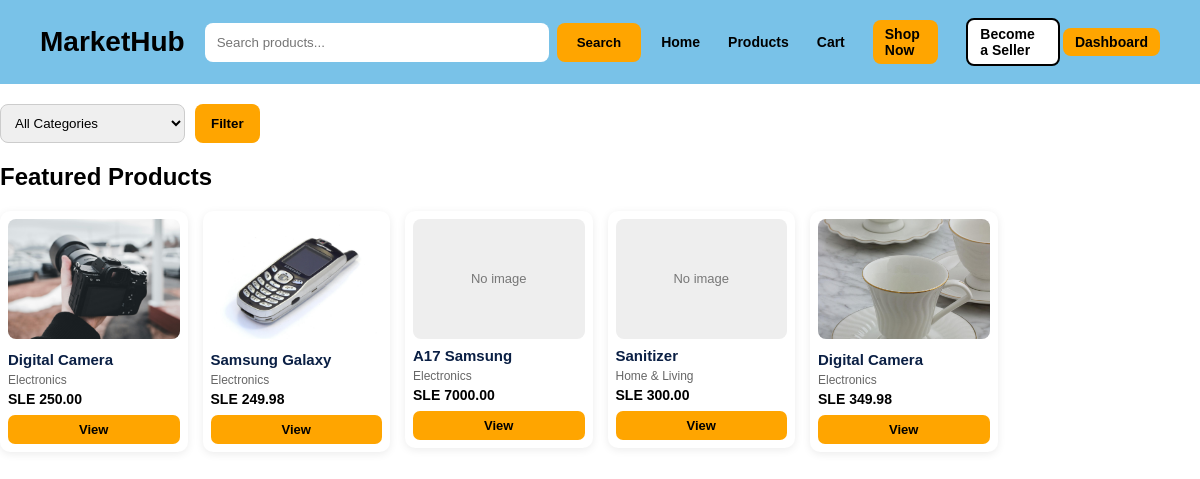
The app's page /, older data.
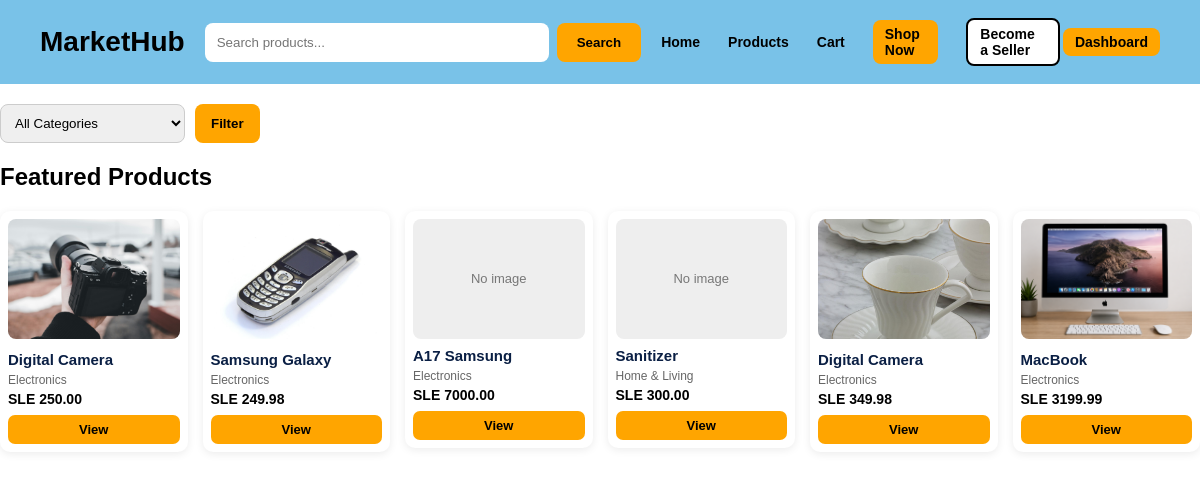
The same page, newer data.
### website/models.py (models this page shows, shortened)
class Product(models.Model):
    CONDITION_CHOICES = [
        ("Excellent", "Excellent"),
        ("Good", "Good"),
        ("Fair/Damaged", "Fair/Damaged"),
    ]
    seller = models.ForeignKey(User, on_delete=models.SET_NULL, null=True, blank=True)
    name = models.CharField(max_length=200)
    category = models.CharField(max_length=100, blank=True, null=True)
    amount = models.DecimalField(max_digits=10, decimal_places=2, default=0)
    description = models.TextField(blank=True, null=True)
    condition = models.CharField(max_length=20, choices=CONDITION_CHOICES, default="Good")
    image = models.ImageField(upload_to="products/", blank=True, null=True)

### website/views.py (the view)
# urls.py: path("", views.home, name="home"),
def home(request):
    query = request.GET.get("q", "")
    category = request.GET.get("category", "")
    products = Product.objects.all()
    if query:
        products = products.filter(name__icontains=query)
    if category:
        products = products.filter(category=category)
    categories = [
        "Electronics",
        "Fashion & Clothing",
        "Home & Living",
        "Beauty & Personal Care",
        "Sports",
        "Other",
    ]
    return render(request, "home.html", {
        "products": products,
        "query": query,
        "categories": categories,
        "selected_category": category,
    })

### website/templates/home.html (shortened to what the changed rows need)
{% load static %}
<!DOCTYPE html>
<html>
<head>
</head>
<body>
<div class="products">
    <h2>Featured Products</h2>
<div style="
    display:grid;
    grid-template-columns:repeat(auto-fill, minmax(180px, 1fr));
    gap:15px;
    align-items:start;
">{% for product in products %}
<div style="
    background:white;
    border-radius:10px;
    padding:8px;
    box-shadow:0 2px 8px rgba(0,0,0,0.08);
    transition:0.2s;
">
    <a href="{% url 'product_detail' product.id %}" style="text-decoration:none; color:inherit;">
        {% if product.image %}
            <img src="{{ product.image.url }}"
                 alt="{{ product.name }}"
                 style="
                    width:100%;
                    height:120px;
                    object-fit:cover;
                    border-radius:8px;
                 ">
        {% else %}
            <div style="
                width:100%;
                height:120px;
                background:#eee;
                border-radius:8px;
                display:flex;
                align-items:center;
                justify-content:center;
                color:#777;
                font-size:13px;
            ">
                No image
            </div>
        {% endif %}
        <h3 style="
            font-size:15px;
            margin:8px 0 4px;
            color:#0a1f44;
            line-height:1.2;
        ">
            {{ product.name }}
        </h3>
        <p style="
            font-size:12px;
            color:#666;
            margin:0 0 4px;
        ">
            {{ product.category }}
        </p>
        <p style="
            font-size:14px;
            font-weight:bold;
            color:#000;
            margin:0 0 8px;
        ">
            SLE {{ product.amount }}
        </p>
    </a>
    <a href="{% url 'product_detail' product.id %}"
       style="
        display:block;
        text-align:center;
        background:orange;
        color:black;
        padding:7px;
        border-radius:7px;
        text-decoration:none;
        font-weight:bold;
        font-size:13px;
       ">
        View
    </a>
</div>
{% empty %}
<p>No products found.</p>
{% endfor %}
</div>
        </div>
</body>
</html>

Row changes from the older to the newer data that the page shows:
added Product: image (picture), name "MacBook", category "Electronics", amount "3199.99"
